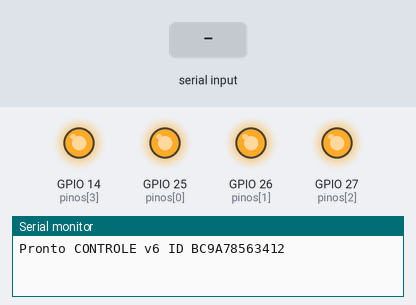
Recording of a program running on a simulated ESP32. Parts: output pins drawn as LEDs (lit = HIGH), the last lines printed to the serial monitor. The inputs (shaded band) are chosen by the test bench.

Above: at 1.2 s.
1.3 s: "1" received over Serial
At 1.55 s:
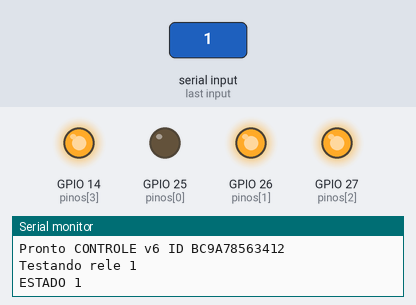
3.3 s: "2" received over Serial
At 3.55 s:
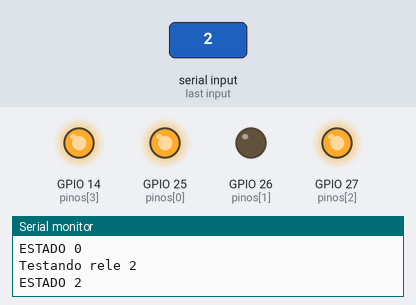
Timing chart, 0 to 6.3 s (numbered marks = the images above; inputs shaded):
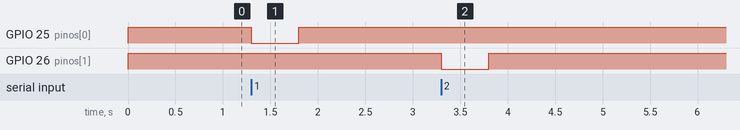

Measured:
- after the input at 1.3 s, GPIO 25 (pinos[0]): HIGH → LOW at once, → HIGH 0.50 s later
- after the input at 3.3 s, GPIO 26 (pinos[1]): HIGH → LOW at once, → HIGH 0.50 s later

The program:

main.cpp
```cpp
#include <Arduino.h>

const int pinos[] = {25, 26, 27, 14};
const int LIGADO = LOW;
const int DESLIGADO = HIGH;
uint8_t ativos = 0;
unsigned long prazo = 0;

void aplicar(uint8_t mascara) {
  // Nunca permitir comandos opostos no mesmo eixo.
  if ((mascara & 3) == 3) mascara &= ~3;
  if ((mascara & 12) == 12) mascara &= ~12;
  // Desligar saidas removidas antes de ligar novas; preservar as mantidas.
  for (int i = 0; i < 4; ++i)
    if (!(mascara & (1 << i))) digitalWrite(pinos[i], DESLIGADO);
  for (int i = 0; i < 4; ++i)
    if (mascara & (1 << i)) digitalWrite(pinos[i], LIGADO);
  ativos = mascara;
}

// Cada placa se apresenta com o numero unico do chip (MAC de fabrica), para o
// app saber qual carrinho e qual cor mesmo trocando de porta USB.
void apresentar() {
  uint64_t mac = ESP.getEfuseMac();
  char id[13];
  snprintf(id, sizeof id, "%02X%02X%02X%02X%02X%02X",
           (uint8_t)mac, (uint8_t)(mac >> 8), (uint8_t)(mac >> 16),
           (uint8_t)(mac >> 24), (uint8_t)(mac >> 32), (uint8_t)(mac >> 40));
  Serial.print("Pronto CONTROLE v6 ID ");
  Serial.println(id);
}

void confirmar() {
  Serial.print("ESTADO ");
  Serial.println(ativos);
}

void setup() {
  Serial.begin(115200);
  for (int pino : pinos) {
    digitalWrite(pino, DESLIGADO);
    pinMode(pino, OUTPUT);
  }
  apresentar();
}

void loop() {
  if (ativos && (long)(millis() - prazo) >= 0) {
    aplicar(0);
    confirmar();
  }
  if (!Serial.available()) return;
  char comando = Serial.read();
  if (comando == '?') apresentar();
  if (comando == 'S') {
    aplicar(0);
    confirmar();
  }
  // a..p transporta o estado completo dos quatro reles (bits 0..3).
  if (comando >= 'a' && comando <= 'p') {
    aplicar(comando - 'a');
    prazo = millis() + 600;
    confirmar();
  }
  // Cliques individuais no painel continuam gerando pulsos de 500 ms.
  if (comando >= '1' && comando <= '4' && !ativos) {
    aplicar(1 << (comando - '1'));
    prazo = millis() + 500;
    Serial.print("Testando rele ");
    Serial.println(comando);
    confirmar();
  }
}
```
